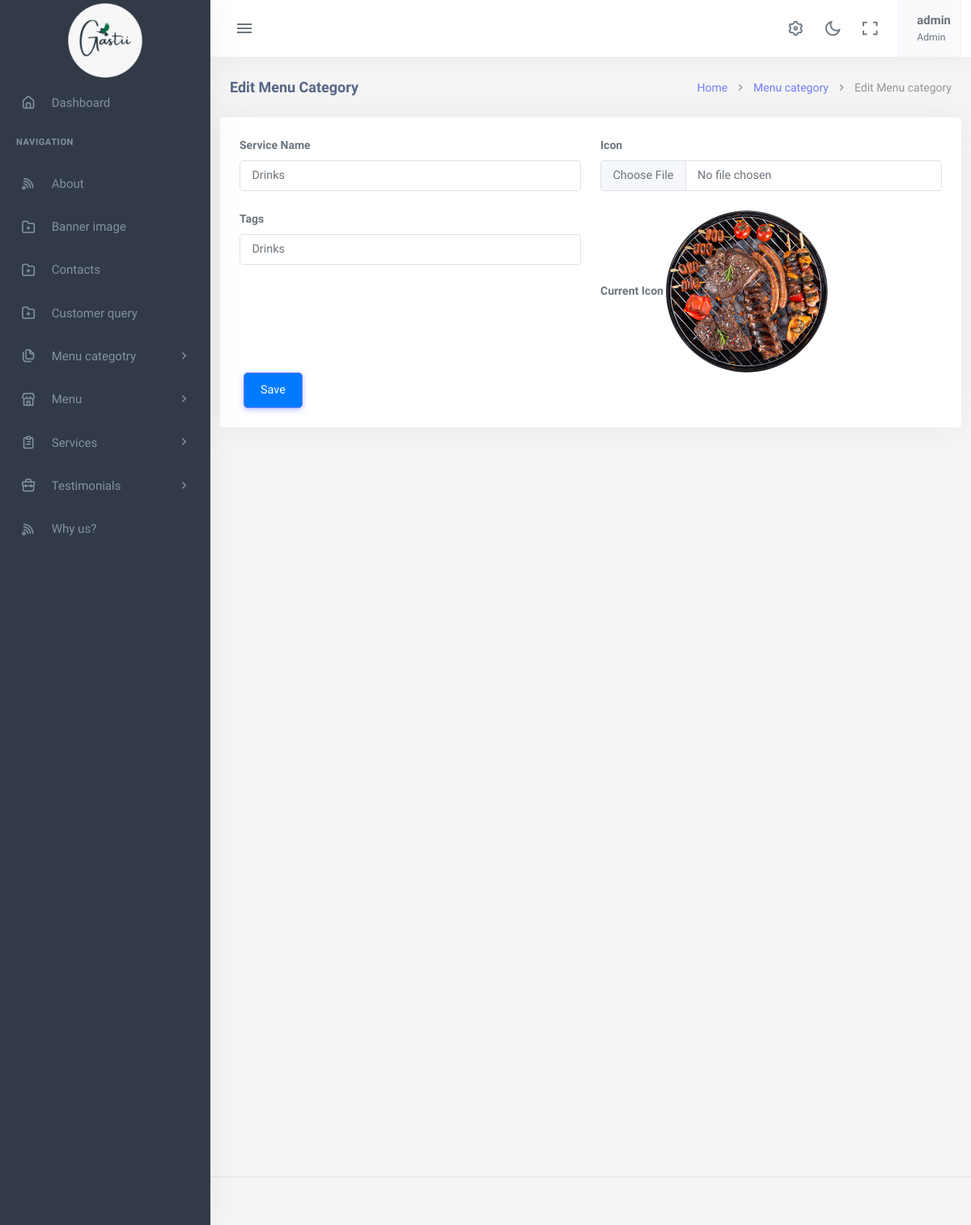
Page /menu-category/edit/drinks/ (signed in) on the committed database.
### app/models.py (models this page shows, shortened)
class MenuCategories(models.Model):
    tags = models.CharField(max_length=150, null=True, blank=True)
    categori_name = models.CharField(max_length=150)
    icon= models.ImageField(upload_to='menuimage/')
    ctg_slug = AutoSlugField(populate_from ='categori_name', unique=True, default=None)

### app/views.py (the view, shortened to what this page needs)
# urls.py: path('menu-category/edit/<slug:category_slug>/', MenuCategoryAddEditView.as_view(), name='menu-category-edit'),
@method_decorator([login_required(login_url='login'), superadmin_required], name='dispatch')
class MenuCategoryAddEditView(View):
    def get(self, request, category_slug=None):
        if category_slug:
            category = get_object_or_404(MenuCategories, ctg_slug=category_slug)
            form = Menu_categoriesForm(instance=category)
        else:
            form = Menu_categoriesForm()
        return render(request, 'app/menu_category_edit.html', {'form': form})

### app/forms.py
class Menu_categoriesForm(forms.ModelForm):
    class Meta:
        model = MenuCategories
        fields = '__all__'

### app/templates/app/menu_category_edit.html (shortened to what this page needs)
{% extends 'app/base.html' %}
{% load static %}
{% block content %}
<div class="content-page">
    <div class="content">
        <div class="container-fluid">
            <div class="row">
                <div class="col-12">
                    <div class="page-title-box">
                        <div class="page-title-right">
                            <ol class="breadcrumb m-0">
                                <li class="breadcrumb-item"><a href="{% url 'index'%}">Home</a></li>
                                <li class="breadcrumb-item"><a href="{% url 'menu-category-list'%}">Menu category</a></li>
                                <li class="breadcrumb-item active">{% if form.instance.id %}Edit{% else %}Add{% endif %} Menu category </li>
                            </ol>
                        </div>
                        <h4 class="page-title">Edit Menu Category</h4>
                    </div>
                </div>
            </div>
        </div>
        <div class="card">
            <div class="card-body">
                <form method="post" enctype="multipart/form-data" class="custom-form">
                    <div class="row">
                        <div class="col-md-6">
                            <div class="mb-3">
                                <label for="{{ form.categori_name.id_for_label }}" class="form-label">Service Name</label>
                                <input type="text" id="{{ form.categori_name.id_for_label }}" class="form-control" name="{{ form.categori_name.name }}" value="{% if form.instance.id %}{{ form.categori_name.value }}{% endif %}">
                            </div>
                            <div class="mb-3">
                                <label for="{{ form.tags.id_for_label }}" class="form-label">Tags</label>
                                <input type="text" id="{{ form.tags.id_for_label }}" class="form-control" name="{{ form.tags.name }}" value="{{ form.tags.value }}">
                            </div>
                        </div>
                        <div class="col-md-6">
                            <div class="mb-3">
                                <label for="{{ form.icon.id_for_label }}" class="form-label">Icon</label>
                                <input type="file" id="{{ form.icon.id_for_label }}" class="form-control" name="{{ form.icon.name }}">
                            </div>
                            <div class="form-group">
                                <label class="form-label">Current Icon</label>
                                {% if form.instance.icon %}
                                    <img src="{{ form.instance.icon.url }}" style="max-height: 200px; max-width: 200px;" alt="Current Icon" class="current-icon">
                                {% else %}
                                    <p>No icon available</p>
                                {% endif %}
                            </div>
                        </div>
                    </div>
                    <button type="submit" class="btn btn-primary">Save</button>
                </form>
            </div>
        </div>
    </div>
</div>
</div>
{% endblock %}

### app/templates/app/base.html (shortened to what this page needs)
{% load static %}
<!DOCTYPE html>
<html lang="en">
    <head>
        <link rel="stylesheet" href="{% static 'app/assets/vendor/jquery-toast-plugin/jquery.toast.min.css'%}">
        <link href="{% static 'app/assets/css/app-saas.min.css'%}" rel="stylesheet" type="text/css" id="app-style" />
        <link href="{% static 'app/assets/css/icons.min.css'%}" rel="stylesheet" type="text/css" />
        <link href="{% static 'app/assets/vendor/bootstrap-datepicker/css/bootstrap-datepicker.min.css'%}" rel="stylesheet" type="text/css" />
        <link href="{% static 'app/assets/vendor/select2/css/select2.min.css'%}" rel="stylesheet" type="text/css" />
        <link href="{% static 'app/assets/vendor/datatables.net-bs5/css/dataTables.bootstrap5.min.css'%}" rel="stylesheet" type="text/css" />
        <link href="{% static 'app/assets/vendor/datatables.net-responsive-bs5/css/responsive.bootstrap5.min.css'%}" rel="stylesheet" type="text/css" />
        <link href="{% static 'app/assets/css/app-saas.min.css'%}" rel="stylesheet" type="text/css" id="app-style" />
        <link href="{% static 'app/assets/css/icons.min.css'%}" rel="stylesheet" type="text/css" />
        <link href="{% static 'app/assets/vendor/quill/quill.core.css' %}" rel="stylesheet" type="text/css" />
        <link href="{% static 'app/assets/vendor/quill/quill.snow.css' %}" rel="stylesheet" type="text/css" />
        <link href="{% static 'app/assets/vendor/datatables.net-buttons-bs5/css/buttons.bootstrap5.min.css' %}" rel="stylesheet" type="text/css" />
        <link href="{% static 'app/assets/vendor/datatables.net-bs5/css/dataTables.bootstrap5.min.css'%}" rel="stylesheet" type="text/css" />
        <link href="{% static 'app/assets/vendor/datatables.net-responsive-bs5/css/responsive.bootstrap5.min.css'%}" rel="stylesheet" type="text/css" />
        <link href="{% static 'app/assets/vendor/datatables.net-fixedcolumns-bs5/css/fixedColumns.bootstrap5.min.css'%}" rel="stylesheet" type="text/css" />
        <link href="{% static 'app/assets/vendor/datatables.net-fixedheader-bs5/css/fixedHeader.bootstrap5.min.css'%}" rel="stylesheet" type="text/css" />
        <link href="{% static 'app/assets/vendor/datatables.net-buttons-bs5/css/buttons.bootstrap5.min.css'%}" rel="stylesheet" type="text/css" />
        <link href="{% static 'app/assets/vendor/datatables.net-select-bs5/css/select.bootstrap5.min.css'%}" rel="stylesheet" type="text/css" />
        <link href="{% static 'app/assets/css/app-saas.min.css'%}" rel="stylesheet" type="text/css" id="app-style" />
        <link href="{% static 'app/assets/css/icons.min.css'%}" rel="stylesheet" type="text/css" />
        <link href="{% static 'app/assets/vendor/simplemde/simplemde.min.css'%}" rel="stylesheet" type="text/css" />
    </head>
    <link rel="stylesheet" href="https://maxcdn.bootstrapcdn.com/font-awesome/4.7.0/css/font-awesome.min.css">
    <body>
        <div class="wrapper">
            <div class="navbar-custom">
                <div class="topbar container-fluid">
                    <div class="d-flex align-items-center gap-lg-2 gap-1">
                        <button class="button-toggle-menu">
                            <i class="mdi mdi-menu"></i>
                        </button>
                    </div>
                    <ul class="topbar-menu d-flex align-items-center gap-3">
                        <li class="d-none d-sm-inline-block">
                            <a class="nav-link" data-bs-toggle="offcanvas" href="#theme-settings-offcanvas">
                                <i class="ri-settings-3-line font-22"></i>
                            </a>
                        </li>
                        <li class="d-none d-sm-inline-block">
                            <div class="nav-link" id="light-dark-mode" data-bs-toggle="tooltip" data-bs-placement="left" title="Theme Mode">
                                <i class="ri-moon-line font-22"></i>
                            </div>
                        </li>
                        <li class="d-none d-md-inline-block">
                            <a class="nav-link" href="#" data-toggle="fullscreen">
                                <i class="ri-fullscreen-line font-22"></i>
                            </a>
                        </li>
                        <li class="dropdown">
                            <a class="nav-link dropdown-toggle arrow-none nav-user px-2" data-bs-toggle="dropdown" href="#" role="button" aria-haspopup="false" aria-expanded="false">
                                <span class="d-lg-flex flex-column gap-1 d-none">
                                    <h5 class="my-0"> {{request.user.username}}</h5>
                                    <h6 class="my-0 fw-normal">Admin</h6>
                                </span>
                            </a>
                        </li>
                    </ul>
                </div>
            </div>
            <div class="leftside-menu">
                <a href="#" class="logo logo-light">
                    <span class="logo-lg">
                        <img src="{% static 'app/assets/images/logo.png'%}" alt="logo" style="height: 100px;">
                    </span>
                </a>
                <div class="h-100" id="leftside-menu-container" data-simplebar>
                    <ul class="side-nav">
                        <li class="side-nav-item">
                            <a href="{%url 'index'%}" class="side-nav-link">
                                <i class="uil-home-alt"></i>
                                <span> Dashboard </span>
                            </a>
                        </li>
                        <li class="side-nav-title">Navigation</li>
                        <li class="side-nav-item">
                            <a href="{% url 'about-detail' pk=1 %}" class="side-nav-link">
                                <i class="uil-rss"></i>
                                <span> About </span>
                            </a>
                        </li>
                        <li class="side-nav-item">
                            <a href="{% url 'banner-detail' pk=1 %}" class="side-nav-link">
                                <i class="uil-folder-plus"></i>
                                <span>Banner image </span>
                            </a>
                        </li>
                        <li class="side-nav-item">
                            <a href="{% url 'contact-detail' pk=1 %}" class="side-nav-link">
                                <i class="uil-folder-plus"></i>
                                <span>Contacts</span>
                            </a>
                        </li>
                        <li class="side-nav-item">
                            <a href="{% url 'customer-query-list'%}" class="side-nav-link">
                                <i class="uil-folder-plus"></i>
                                <span>Customer query</span>
                            </a>
                        </li>
                        <li class="side-nav-item">
                            <a data-bs-toggle="collapse" href="#sidebarPages" aria-expanded="false" aria-controls="sidebarPages" class="side-nav-link">
                                <i class="uil-copy-alt"></i>
                                <span> Menu categotry</span>
                                <span class="menu-arrow"></span>
                            </a>
                        </li>
                        <li class="side-nav-item">
                            <a data-bs-toggle="collapse" href="#sidebarEcommerce" aria-expanded="false" aria-controls="sidebarEcommerce" class="side-nav-link">
                                <i class="uil-store"></i>
                                <span>Menu</span>
                                <span class="menu-arrow"></span>
                            </a>
                        </li>
                        <li class="side-nav-item">
                            <a data-bs-toggle="collapse" href="#sidebarTasks" aria-expanded="false" aria-controls="sidebarTasks" class="side-nav-link">
                                <i class="uil-clipboard-alt"></i>
                                <span> Services</span>
                                <span class="menu-arrow"></span>
                            </a>
                        </li>
                        <li class="side-nav-item">
                            <a data-bs-toggle="collapse" href="#sidebarProjects" aria-expanded="false" aria-controls="sidebarProjects" class="side-nav-link">
                                <i class="uil-briefcase"></i>
                                <span> Testimonials </span>
                                <span class="menu-arrow"></span>
                            </a>
                        </li>
                        <li class="side-nav-item">
                            <a href="{%url 'why_us-detail' pk=1%}" class="side-nav-link">
                                <i class="uil-rss"></i>
                                <span> Why us? </span>
                            </a>
                        </li>
                    </ul>
                </div>
            </div>
  {% block content %}
  {% endblock  %}
        <footer class="footer">
            <div class="container-fluid">
                <div class="row">
                    <div class="col-md-6">
                    </div>
                    <div class="col-md-6">
                    </div>
                </div>
            </div>
        </footer>
        </body>
    </html>

### app/templates/app/base.html (style rules this page uses)
.btn { margin: 0 5px; padding: 10px 20px; border-radius: 5px; cursor: pointer; }
.btn-primary { background-color: #007bff; color: #fff; }

### rows in the picture
MenuCategories: categori_name "Drinks", tags "Drinks", instance.icon (picture)

### other values in the picture
{{ request.user.username }} "admin"
